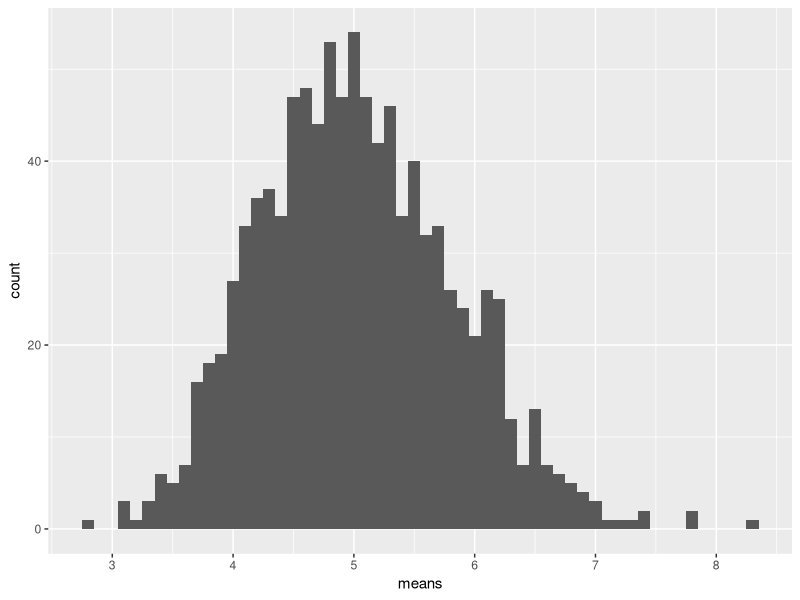
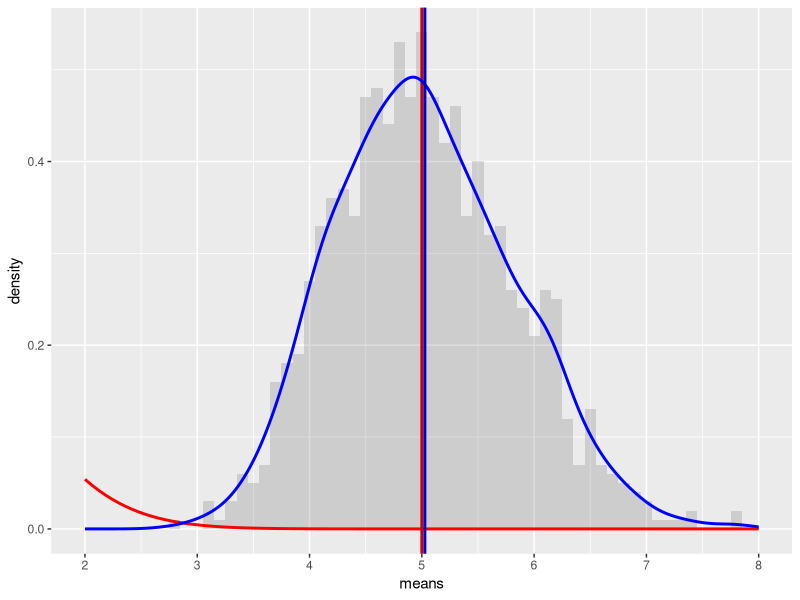

Source code (R) for these figures, in order:
## ---- chunk 1
library(knitr)
opts_chunk$set(fig.width=7, fig.height=4, warning=FALSE, message=FALSE)
## ---- chunk 2
# load neccesary libraries
library(ggplot2)

# set constants
lambda <- 0.2 # lambda for rexp
n <- 40 # number of exponetials
numberOfSimulations <- 1000 # number of tests

# set the seed to create reproducability
set.seed(11081979)

# run the test resulting in n x numberOfSimulations matrix
exponentialDistributions <- matrix(data=rexp(n * numberOfSimulations, lambda), nrow=numberOfSimulations)
exponentialDistributionMeans <- data.frame(means=apply(exponentialDistributions, 1, mean))
## ---- chunk 3
# plot the means
ggplot(data = exponentialDistributionMeans, aes(x = means)) + 
  geom_histogram(binwidth=0.1) +   
  scale_x_continuous(breaks=round(seq(min(exponentialDistributionMeans$means), max(exponentialDistributionMeans$means), by=1)))
## ---- chunk 4
mu <- 1/lambda
mu
## ---- chunk 5
meanOfMeans <- mean(exponentialDistributionMeans$means)
meanOfMeans
## ---- chunk 6
sd <- 1/lambda/sqrt(n)
sd
## ---- chunk 7
Var <- sd^2
Var
## ---- chunk 8
sd_x <- sd(exponentialDistributionMeans$means)
sd_x

Var_x <- var(exponentialDistributionMeans$means)
Var_x
## ---- chunk 9
# plot the means
ggplot(data = exponentialDistributionMeans, aes(x = means)) + 
  geom_histogram(binwidth=0.1, aes(y=..density..), alpha=0.2) + 
  stat_function(fun = dnorm, arg = list(mean = mu , sd = sd), colour = "red", size=1) + 
  geom_vline(xintercept = mu, size=1, colour="#CC0000") + 
  geom_density(colour="blue", size=1) +
  geom_vline(xintercept = meanOfMeans, size=1, colour="#0000CC") + 
  scale_x_continuous(breaks=seq(mu-3,mu+3,1), limits=c(mu-3,mu+3)) 
